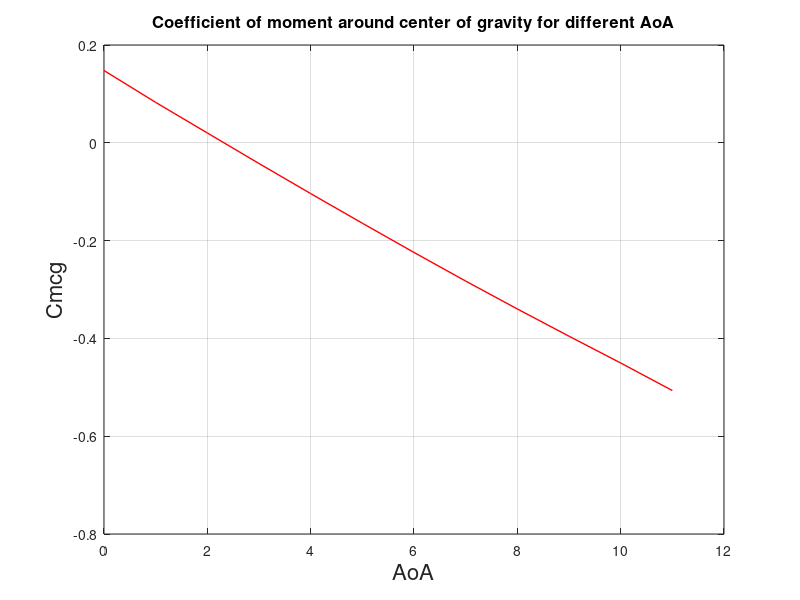

Recreate this plot in MATLAB.
% Martin Lewis Corona 2024
% Module 10 Aircraft Engineering
% Empennage sizing 
clc
clear
close all

% Given data
W = 100*9.81;                                              % Total weight estimate (N)
Clmax = 2.23;                                               % Maximum lift coefficient
rho = 1.225;                                               % Air density at sea level (kg/m^3)
V = 41.667;                                                % Velocity (m/s)
c_r = 0.85;                                                % Root chord (m)
c_t = c_r*0.3;                                               % Tip chord (m)
lambda = c_t/c_r;                                          % Taper ratio
Span = 2.26*2;                                               % Main Wing span (m)
AreaW = c_t*Span+(c_r-c_t)*Span*0.5;                             % Main wing area (m^2)
AR = (Span^2)/AreaW;                                       % Main wing aspect ratio
MAC = c_r*(2/3)*((1+lambda+lambda^2)/(1+lambda));          % Mean aerodynamic cord

% Assumed data for empennage sizing
%WoF = 0.5;                                                 % Ratio between main wing and fuselage length (assumed as 0.5)
%FLength = Span*WoF;                                        % Fuselage length(m) 
FLength = 3;
LeverLength = 0.6*FLength;                                 % Distance between main wing and tail (0.6 is the value for a tractor propeller engine)
CVertVolume = 0.04;                                        % Vertical tail Volume ratio (assumed for homebuilt props)
CHorVolume = 0.5;                                          % Horizontal tail volume ratio (assumed for homebuilt props)

Vstall = sqrt(W/(0.5*rho*Clmax*AreaW));                    % Stall speed at sea level


% Empennage sizing
AreaVert = (AreaW * Span * CVertVolume)/LeverLength ;      % Surface of vertical stabilizer
AreaHor =  (AreaW * MAC * CHorVolume)/LeverLength ;        % Surface of horizontal stabilizer

AR2= 4;                                                    % Aspect ratio of horizontal stabilizer (usually half of main wing to allow higher aoa without stall)
AR3 = 2;                                                   % Aspect ratio of vertical stabilizer (half of the horizontal since it only has one part, while the horizontal stabilizer hase two parts)
VSpan = sqrt(AreaVert*AR3);                                % Vertical stabilizer span (height)
HSpan = sqrt(AreaHor*AR2);                                 % Horizontal stabilizer span

ctH_r = (2*AreaHor)/((lambda+1)*HSpan);                    % Horizontal stabilizer cord root
ctH_t=lambda*ctH_r;                                        % Horizontal stabilizer cord tip

ctV_r = (2*AreaVert)/((lambda+1)*VSpan);                   % Vertical stabilizer cord root
ctV_t=lambda*ctV_r;                                        % Vertical stabilizer cord tip


% Elevator sizing 
AreaEL = 0.25*AreaHor;                                      % Area elevator
cEL = AreaEL/HSpan;                                        % Cord elevator (the elevator will be along the whole stabilizer length)

%Rudder sizing
AreaRud = 0.4*AreaVert;                                    % Area rudder
cRud = AreaRud/VSpan;                                      % Cord rudder (the rudder will be along the whole stabilizer length)


a = [0 1 2 3 4 5 6 7 8 9 10 11];                                                     % Angle of attack in degrees
alphaw = a*(pi / 180) ;                                    % Angle of attack of the main wing in RADIANS (angle in degrees *(pi/180) 
it = 2*(pi/180);                                           % Angle of attack of the tail in RADIANS (angle in degrees *(pi/180) FREE CHOICE
at = 6.3;                                                  % Lift curve of the tail slope
aW = 6.334;                                                % Lift curve of the main wing
Cmacw = 0.0152;                                            % Moment coefficient around the aerodynamic center of the main wing
h = 0.12;                                                   % Distance between main wing and center of gravity FREE CHOICE
hac = 0.25*c_r;                                            % Aerodynamic center
for i = 1: 12

Cl = [0.0925 0.0128 0.3136 0.4238 0.534 0.6424 0.7480... 
    0.8624 0.9938 1.1293 1.2608 1.3337];                   % Values of lift coefficient for angles of attack going from 0 to 11 degrees)
deda(i) = (2*Cl(a(i)+1))/(pi*AR);                                % Derivative of the downwash angle in respect to the angle of attack 
epsilon0 = (2*0.0925)/(pi*AR);                             % Downwash for a 0 angle of attack
Cm0cg = Cmacw+CHorVolume*at*(it+epsilon0);
Cmcg(i) = Cmacw+aW*alphaw(i)*(h-hac-CHorVolume*(at/aW)* ...
    (1-deda(i)))+CHorVolume*at*(it+epsilon0);                 % Moment coefficient around the center of gravity
dcdalfa = aW*(h-hac-CHorVolume*(at/aW)*(1-deda(i)));          % Derivative of the moment coefficient in respect to the angle of attack
hn = hac+CHorVolume*(at/aW)*(1-deda(i));                      % Neutral point location
deltaH = hn-h;                                             % Static margin

end
plot(a,Cmcg,'Color','r','LineWidth',1)
xlabel('AoA','FontSize',16)
ylabel('Cmcg','FontSize',16)
title('Coefficient of moment around center of gravity for different AoA','FontSize',12)
grid on
% Longitudinal stability analysis
a = 4;                                                     % Angle of attack in degrees
alphaw = a*(pi / 180) ;                                    % Angle of attack of the main wing in RADIANS (angle in degrees *(pi/180) 
it = 2*(pi/180);                                           % Angle of attack of the tail in RADIANS (angle in degrees *(pi/180) FREE CHOICE
at = 6.3;                                                  % Lift curve of the tail slope
aW = 6.334;                                                % Lift curve of the main wing
Cmacw = 0.0152;                                            % Moment coefficient around the aerodynamic center of the main wing
h = 0.12;                                                  % Distance between main wing and center of gravity FREE CHOICE
hac = 0.25*c_r;                                            % Aerodynamic center


Cl = [0.0925 0.0128 0.3136 0.4238 0.534 0.6424 0.7480... 
    0.8624 0.9938 1.1293 1.2608 1.3337];                   % Values of lift coefficient for angles of attack going from 0 to 11 degrees)
deda = (2*Cl(a+1))/(pi*AR);                                % Derivative of the downwash angle in respect to the angle of attack 
epsilon0 = (2*0.0925)/(pi*AR);                             % Downwash for a 0 angle of attack
Cm0cg = Cmacw+CHorVolume*at*(it+epsilon0);
Cmcg = Cmacw+aW*alphaw*(h-hac-CHorVolume*(at/aW)* ...
    (1-deda))+CHorVolume*at*(it+epsilon0);                 % Moment coefficient around the center of gravity
dcdalfa = aW*(h-hac-CHorVolume*(at/aW)*(1-deda));          % Derivative of the moment coefficient in respect to the angle of attack
hn = hac+CHorVolume*(at/aW)*(1-deda);                      % Neutral point location
deltaH = hn-h;                                             % Static margin


% Drag calculation
e = 0.8;                                                   % Oswald efficiency
Cltail = it*at;                                            % Lift coefficient of tail
Cd0 = 0.01;                                                % Drag coefficient for 0 angle of attack
Cdi = (Cltail^2)/(pi*AR2*e);                               % Lift induced drag coefficient
DragHor = 0.5 * (Cdi+Cd0) * rho * V^2 * AreaHor;           % Drag produced by the Horizontal stabilizer
DragVert = 0.5 * (Cd0) * rho * V^2 * AreaVert;             % Drag produced by the vertical stabilizer
Drag = DragVert + DragHor;                                 % Total drag produced by the tail 
Lifttail = 0.5 * Cltail * rho * V^2 * AreaHor;             % Lift generated by the tail